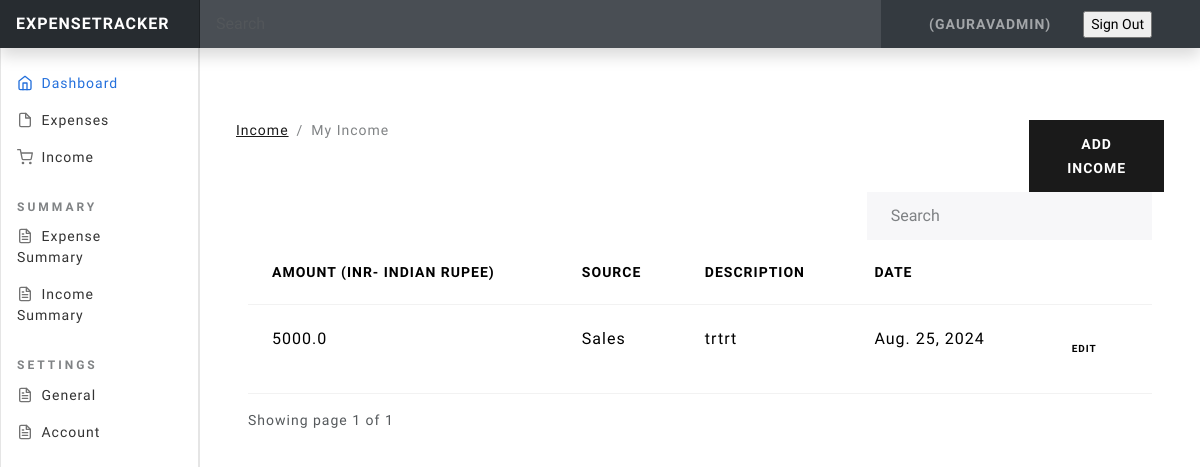
Screenshot of /income (signed in) with the database file from the repository.
### userpreferences/models.py (models this page shows, shortened)
class UserPreferences(models.Model):
    user=models.OneToOneField(to=User , on_delete=models.CASCADE)
    currency=models.CharField(max_length=250, blank=True , default="null" ,  null=True )

### income/models.py (models this page shows, shortened)
class UserIncome(models.Model):
    amount = models.FloatField()  # DECIMAL
    date = models.DateField(default=now)
    description = models.TextField()
    owner = models.ForeignKey(to=User, on_delete=models.CASCADE)
    source = models.CharField(max_length=266)
    class Meta:
        ordering: ['-date']

### income/views.py (the view)
# urls.py: path('', views.index , name="home"),
@login_required(login_url='/authentication/login')
def index(request):
    categories = Source.objects.all()
    income = UserIncome.objects.filter(owner=request.user)
    paginator = Paginator(income, 5)
    page_number = request.GET.get('page')
    page_obj = Paginator.get_page(paginator, page_number)
    currency = UserPreference.objects.get(user=request.user).currency
    context = {
        'income': income,
        'page_obj': page_obj,
        'currency': currency
    }
    return render(request, 'income/index.html', context)

### templates/income/index.html (shortened to what this page needs)
{% extends 'base.html' %}
{% load static %}
{% block content %}
<div class="container mt-4">
  <div class="row">
    <div class="col-md-10">
      <nav aria-label="breadcrumb">
        <ol class="breadcrumb">
          <li class="breadcrumb-item">
            <a href="">Income</a>
          </li>
          <li class="breadcrumb-item active" aria-current="page">
            My Income
          </li>
        </ol>
      </nav>
    </div>
    <div class="col-md-2">
      <a href="{% url 'add-income'%}" class="btn btn-primary">Add Income</a>
    </div>
  </div>
   <div class="container">
    {% if income.count %}
    <div class="row">
      <div class="col-md-8"></div>
      <div class="col-md-4">
        <div class="form-group">
          <input type="text" class="form-control" id="searchField" placeholder="Search">
        </div>
      </div>
     </div>
<div class="app-table">
  <table class="table table-stripped table-hover">
    <thead>
      <tr>
        <th>Amount ({{currency}})</th>
        <th>Source</th>
        <th>Description</th>
        <th>Date</th>
        <th></th>
      </tr>
    </thead>
    <tbody>
      {% for income in page_obj%}
      <tr>
        <td>{{income.amount}}</td>
        <td>{{income.source}}</td>
        <td>{{income.description}}</td>
        <td>{{income.date}}</td>
        <td>
          <a
            href="{% url 'income-edit' income.id  %}"
            class="btn btn-secondary btn-sm"
            >Edit</a
          >
        </td>
      </tr>
      {% endfor %}
    </tbody>
  </table>
</div>
    <div class="pagination-container">
    <div class="">
      Showing page {{page_obj.number}} of {{ page_obj.paginator.num_pages }}
    </div>
    {% endif %}
  </div>
</div>
</div>
{% endblock content %}

### templates/base.html (shortened to what this page needs)
{% load static %}
<html lang="en">
  <head>
<link href= {% static 'css/bootstrap.min.css'%} rel="stylesheet" >
<link href= {% static 'css/main.css'%} rel="stylesheet" >
    <link href= {% static 'css/dashboard.css'%} rel="stylesheet">
  </head>
  <body>
<header class="navbar navbar-dark sticky-top bg-dark flex-md-nowrap p-0 shadow mb-5">
  <a class="navbar-brand col-md-3 col-lg-2 me-0 px-3" href="/">ExpenseTracker</a>
  <input class="form-control form-control-dark w-100" type="text" placeholder="Search" aria-label="Search">
  <div class="navbar-nav">
    <div class="nav-item text-nowrap">
      <ul
      class="navbar-nav px-3"
      style="display: flex; flex-direction: row; align-items: center;"
    >
      <li class="nav-item text-nowrap mt-3 ml-2">
        {% if user.is_authenticated %}
        <li class="nav-item text-nowrap">
          <span class="nav-link" >
            ({{request.user}})
          </span>
        </li>
        <a href="{% url  'logout' %}"  style="text-decoration: none;">
          <input
            class="text text-capitalize"
            type="submit"
            value="Sign out"
          />
        </a>
        {% endif %}
      </li>
    </ul>
    </div>
  </div>
</header>
<div class="container-fluid">
  <div class="row">
     {% include "partials/sidebar.html" %}
    <main class="col-md-9 ms-sm-auto col-lg-10 px-md-4">
     {% block content %}
     {% endblock content %}
    </main>
  </div>
</div>
  </body>
</html>

### static/css/dashboard.css (style rules this page uses)
body { font-size: .875rem; }
.navbar-brand { padding-top: .75rem; padding-bottom: .75rem; font-size: 1rem; background-color: rgba(0, 0, 0, .25); box-shadow: inset -1px 0 0 rgba(0, 0, 0, .25); }
.navbar .form-control { padding: .75rem 1rem; border-width: 0; border-radius: 0; }
.form-control-dark { color: #fff; background-color: rgba(255, 255, 255, .1); border-color: rgba(255, 255, 255, .1); }

### rows the page displays
UserPreferences: currency "INR- INDIAN RUPEE"
UserIncome: amount "5000.0", source "Sales", description "trtrt", date "Aug. 25, 2024"

### other values shown
{{ request.user }} "GAURAVADMIN"
{{ page_obj.number }} "1"
{{ page_obj.paginator.num_pages }} "1"
